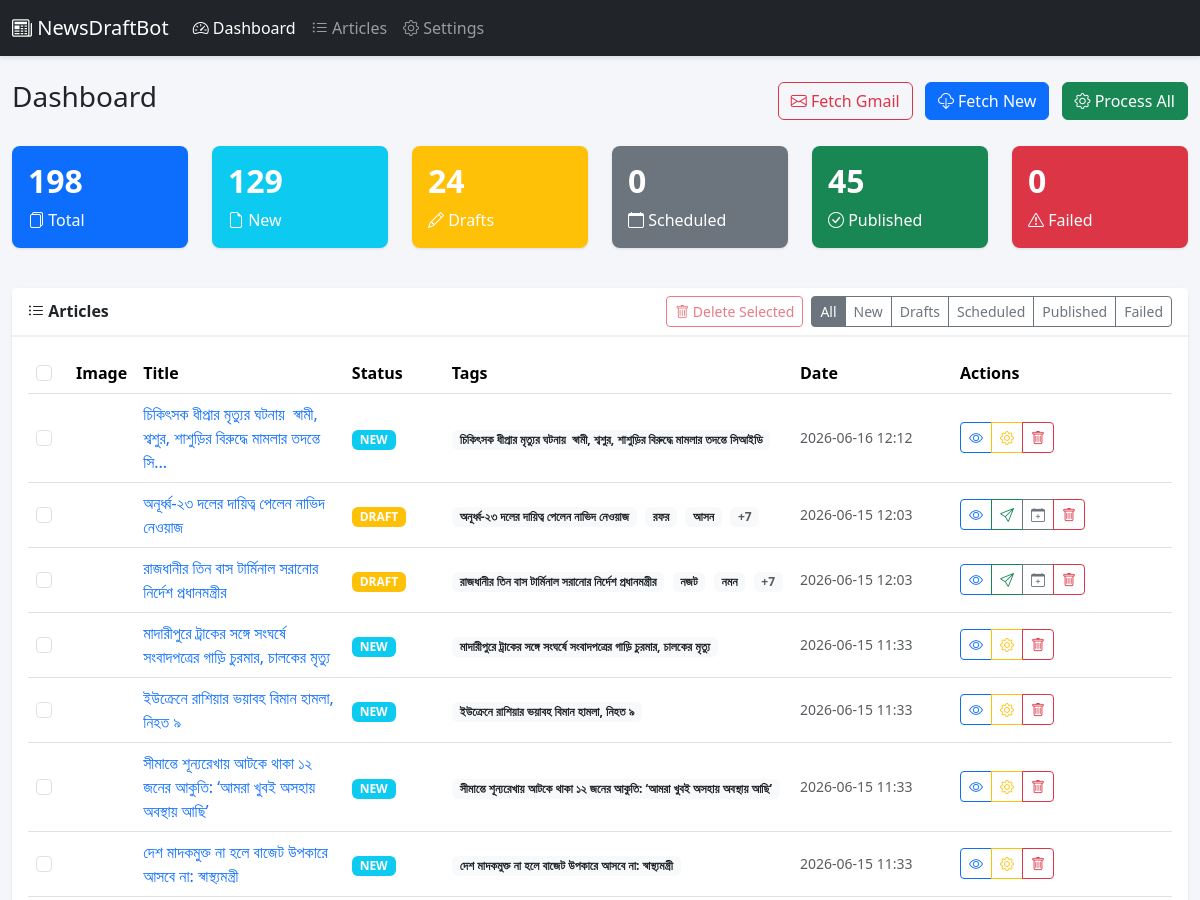
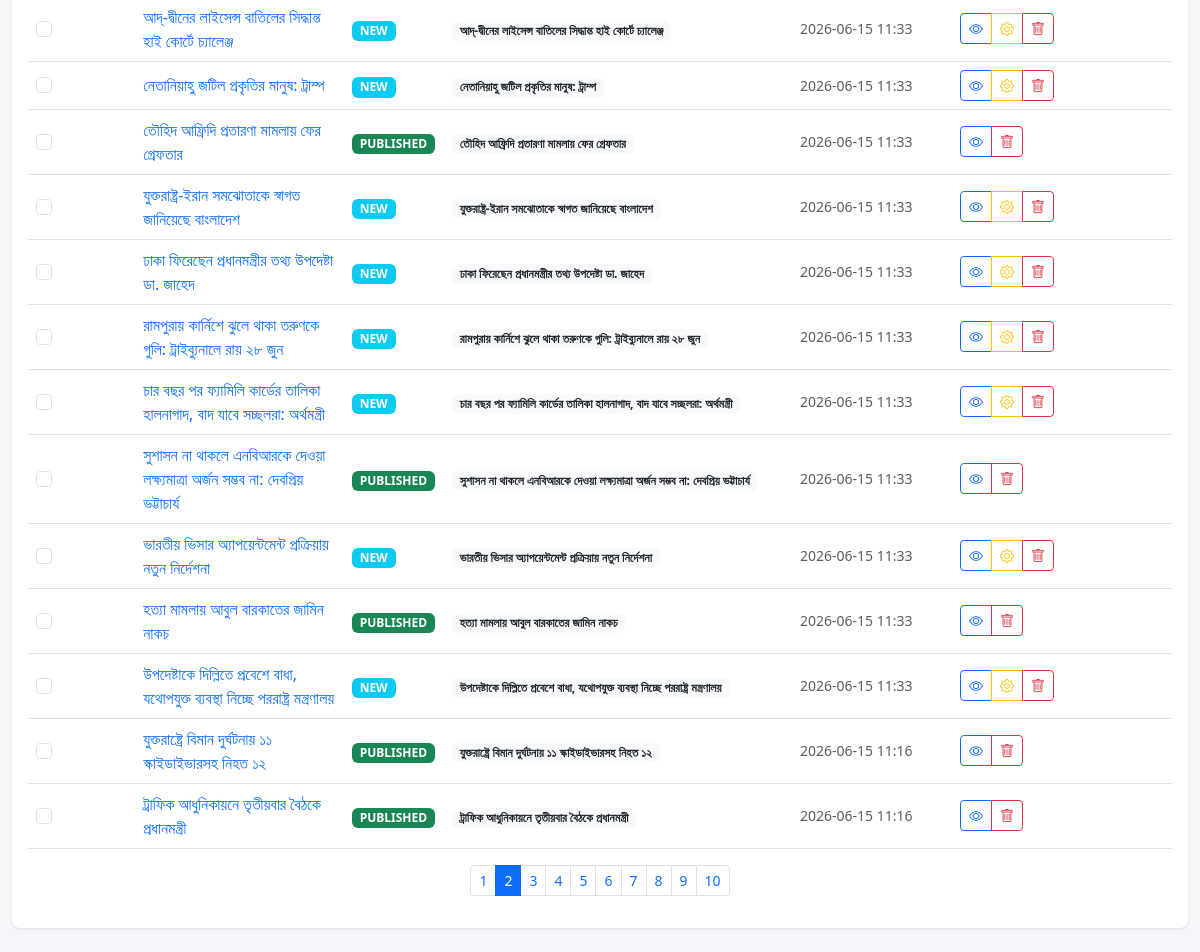
The page /articles?page=2 on the database its author committed (2 pictures, top to bottom).
### database.py (models this page shows, shortened)
class Article(db.Model):
    __tablename__ = "articles"
    id = db.Column(db.Integer, primary_key=True)
    title = db.Column(db.String(500), nullable=False)
    slug = db.Column(db.String(500), nullable=True)
    source_url = db.Column(db.String(1000), unique=True, nullable=False)
    content = db.Column(db.Text, nullable=True)
    excerpt = db.Column(db.Text, nullable=True)
    tags = db.Column(JSON, nullable=True)
    categories = db.Column(JSON, nullable=True)
    featured_image = db.Column(db.String(1000), nullable=True)
    reporter = db.Column(db.String(200), nullable=True)
    wordpress_post_id = db.Column(db.Integer, nullable=True)
    wordpress_featured_media_id = db.Column(db.Integer, nullable=True)
    wordpress_url = db.Column(db.String(1000), nullable=True)
    wordpress_author_id = db.Column(db.Integer, nullable=True)
    wordpress_category_ids = db.Column(JSON, nullable=True)
    wordpress_tag_ids = db.Column(JSON, nullable=True)
    share_count = db.Column(db.Integer, default=0)
    images = db.Column(JSON, nullable=True)  # Store list of image URLs/paths
    status = db.Column(
        db.String(20),
        nullable=False,
        default="NEW",
        index=True,
    )
    scheduled_time = db.Column(db.DateTime, nullable=True)
    created_at = db.Column(db.DateTime, default=lambda: datetime.now(timezone.utc))
    updated_at = db.Column(
        db.DateTime,
        default=lambda: datetime.now(timezone.utc),
        onupdate=lambda: datetime.now(timezone.utc),
    )

### app.py (the view)
@app.route("/articles")
def article_list():
    status = request.args.get("status", "")
    page = request.args.get("page", 1, type=int)
    per_page = 20
    query = Article.query.order_by(Article.created_at.desc())
    if status:
        query = query.filter_by(status=status.upper())
    pagination = query.paginate(page=page, per_page=per_page, error_out=False)
    return render_template(
        "dashboard.html",
        stats=get_stats(),
        articles=pagination.items,
        pagination=pagination,
        active_filter=status,
        show_all=True,
    )

### app.py (called while the page is built)
@app.template_filter("dt")
def format_datetime(value, fmt="%Y-%m-%d %H:%M"):
    if value is None:
        return ""
    if isinstance(value, str):
        return value[: len(fmt)]
    return value.strftime(fmt)

def get_stats():
    total = Article.query.count()
    drafts = Article.query.filter_by(status="DRAFT").count()
    scheduled = Article.query.filter_by(status="SCHEDULED").count()
    published = Article.query.filter_by(status="PUBLISHED").count()
    failed = Article.query.filter_by(status="FAILED").count()
    new_count = Article.query.filter_by(status="NEW").count()
    return {
        "total": total,
        "drafts": drafts,
        "scheduled": scheduled,
        "published": published,
        "failed": failed,
        "new": new_count,
    }

### templates/dashboard.html (shortened to what this page needs)
<!DOCTYPE html>
<html lang="en">
<head>
    <link href="https://cdn.jsdelivr.net/npm/bootstrap@5.3.2/dist/css/bootstrap.min.css" rel="stylesheet">
    <link href="https://cdn.jsdelivr.net/npm/bootstrap-icons@1.11.1/font/bootstrap-icons.css" rel="stylesheet">
    <link href="{{ url_for('static', filename='css/style.css') }}" rel="stylesheet">
</head>
<body>
    <nav class="navbar navbar-expand-lg navbar-dark bg-dark">
        <div class="container-fluid">
            <a class="navbar-brand" href="/">
                <i class="bi bi-newspaper"></i> NewsDraftBot
            </a>
            <div class="collapse navbar-collapse" id="navbarNav">
                <ul class="navbar-nav">
                    <li class="nav-item">
                        <a class="nav-link active" href="/"><i class="bi bi-speedometer2"></i> Dashboard</a>
                    </li>
                    <li class="nav-item">
                        <a class="nav-link" href="/articles"><i class="bi bi-list-ul"></i> Articles</a>
                    </li>
                    <li class="nav-item">
                        <a class="nav-link" href="/settings"><i class="bi bi-gear"></i> Settings</a>
                    </li>
                </ul>
            </div>
        </div>
    </nav>
    <div class="container-fluid py-4">
        <div class="d-flex justify-content-between align-items-center mb-4">
            <h1 class="h3">Dashboard</h1>
            <div>
                <button class="btn btn-outline-danger me-2" onclick="fetchGmailNews()">
                    <i class="bi bi-envelope"></i> Fetch Gmail
                </button>
                <button class="btn btn-primary me-2" onclick="fetchArticles()">
                    <i class="bi bi-cloud-download"></i> Fetch New
                </button>
                <button class="btn btn-success" onclick="processAll()">
                    <i class="bi bi-gear"></i> Process All
                </button>
            </div>
        </div>
        <div class="row mb-4" id="stats-cards">
            <div class="col-md-2 col-6 mb-3">
                <div class="card text-white bg-primary">
                    <div class="card-body">
                        <h5 class="card-title display-6">{{ stats.total }}</h5>
                        <p class="card-text"><i class="bi bi-files"></i> Total</p>
                    </div>
                </div>
            </div>
            <div class="col-md-2 col-6 mb-3">
                <div class="card text-white bg-info">
                    <div class="card-body">
                        <h5 class="card-title display-6">{{ stats.new }}</h5>
                        <p class="card-text"><i class="bi bi-file-earmark"></i> New</p>
                    </div>
                </div>
            </div>
            <div class="col-md-2 col-6 mb-3">
                <div class="card text-white bg-warning">
                    <div class="card-body">
                        <h5 class="card-title display-6">{{ stats.drafts }}</h5>
                        <p class="card-text"><i class="bi bi-pencil"></i> Drafts</p>
                    </div>
                </div>
            </div>
            <div class="col-md-2 col-6 mb-3">
                <div class="card text-white bg-secondary">
                    <div class="card-body">
                        <h5 class="card-title display-6">{{ stats.scheduled }}</h5>
                        <p class="card-text"><i class="bi bi-calendar"></i> Scheduled</p>
                    </div>
                </div>
            </div>
            <div class="col-md-2 col-6 mb-3">
                <div class="card text-white bg-success">
                    <div class="card-body">
                        <h5 class="card-title display-6">{{ stats.published }}</h5>
                        <p class="card-text"><i class="bi bi-check-circle"></i> Published</p>
                    </div>
                </div>
            </div>
            <div class="col-md-2 col-6 mb-3">
                <div class="card text-white bg-danger">
                    <div class="card-body">
                        <h5 class="card-title display-6">{{ stats.failed }}</h5>
                        <p class="card-text"><i class="bi bi-exclamation-triangle"></i> Failed</p>
                    </div>
                </div>
            </div>
        </div>
            <div class="card">
            <div class="card-header d-flex justify-content-between align-items-center flex-wrap gap-2">
                <span><i class="bi bi-list-ul"></i> Articles</span>
                <div class="d-flex align-items-center gap-2">
                    <button class="btn btn-sm btn-outline-danger" id="deleteSelectedBtn" disabled onclick="deleteSelected()">
                        <i class="bi bi-trash"></i> Delete Selected
                    </button>
                    <div class="btn-group btn-group-sm">
                        <a href="/articles" class="btn btn-outline-secondary {% if not active_filter %}active{% endif %}">All</a>
                        <a href="/articles?status=NEW" class="btn btn-outline-secondary {% if active_filter == 'NEW' %}active{% endif %}">New</a>
                        <a href="/articles?status=DRAFT" class="btn btn-outline-secondary {% if active_filter == 'DRAFT' %}active{% endif %}">Drafts</a>
                        <a href="/articles?status=SCHEDULED" class="btn btn-outline-secondary {% if active_filter == 'SCHEDULED' %}active{% endif %}">Scheduled</a>
                        <a href="/articles?status=PUBLISHED" class="btn btn-outline-secondary {% if active_filter == 'PUBLISHED' %}active{% endif %}">Published</a>
                        <a href="/articles?status=FAILED" class="btn btn-outline-secondary {% if active_filter == 'FAILED' %}active{% endif %}">Failed</a>
                    </div>
                </div>
            </div>
            <div class="card-body">
                <div class="table-responsive">
                    <table class="table table-hover" id="articlesTable">
                        <thead>
                            <tr>
                                <th style="width: 40px">
                                    <input type="checkbox" class="form-check-input" id="selectAll" onchange="toggleSelectAll()">
                                </th>
                                <th style="width: 60px">Image</th>
                                <th>Title</th>
                                <th style="width: 100px">Status</th>
                                <th style="width: 100px">Tags</th>
                                <th style="width: 160px">Date</th>
                                <th style="width: 220px">Actions</th>
                            </tr>
                        </thead>
                        <tbody>
                            {% for article in articles %}
                            <tr data-id="{{ article.id }}">
                                <td>
                                    <input type="checkbox" class="form-check-input article-checkbox" value="{{ article.id }}" onchange="updateDeleteBtn()">
                                </td>
                                <td>
                                </td>
                                <td>
                                    <a href="/articles/{{ article.id }}" class="text-decoration-none fw-medium">
                                        {{ article.title[:80] }}{% if article.title|length > 80 %}...{% endif %}
                                    </a>
                                </td>
                                <td>
                                    {% set status_class = {
                                        'NEW': 'bg-info',
                                        'DRAFT': 'bg-warning',
                                        'SCHEDULED': 'bg-secondary',
                                        'PUBLISHED': 'bg-success',
                                        'FAILED': 'bg-danger'
                                    } %}
                                    <span class="badge {{ status_class.get(article.status, 'bg-secondary') }}">
                                        {{ article.status }}
                                    </span>
                                </td>
                                <td>
                                    {% if article.tags %}
                                    <div class="tags-cell">
                                        {% for tag in article.tags[:3] %}
                                        <span class="badge bg-light text-dark me-1">{{ tag }}</span>
                                        {% endfor %}
                                        {% if article.tags|length > 3 %}
                                        <span class="badge bg-light text-muted">+{{ article.tags|length - 3 }}</span>
                                        {% endif %}
                                    </div>
                                    {% endif %}
                                </td>
                                <td class="text-muted small">
                                    {% if article.scheduled_time %}
                                    <i class="bi bi-calendar-event"></i> {{ article.scheduled_time | dt }}
                                    {% elif article.created_at %}
                                    {{ article.created_at | dt }}
                                    {% endif %}
                                </td>
                                <td>
                                    <div class="btn-group btn-group-sm">
                                        <a href="/articles/{{ article.id }}" class="btn btn-outline-primary" title="View">
                                            <i class="bi bi-eye"></i>
                                        </a>
                                        {% if article.status == 'NEW' %}
                                        <button class="btn btn-outline-warning" onclick="processArticle({{ article.id }})" title="Process">
                                            <i class="bi bi-gear"></i>
                                        </button>
                                        {% endif %}
                                        {% if article.status == 'DRAFT' or article.status == 'SCHEDULED' %}
                                        <button class="btn btn-outline-success" onclick="publishArticle({{ article.id }})" title="Publish Now">
                                            <i class="bi bi-send"></i>
                                        </button>
                                        <button class="btn btn-outline-secondary" onclick="showSchedule({{ article.id }})" title="Schedule">
                                            <i class="bi bi-calendar-plus"></i>
                                        </button>
                                        {% endif %}
                                        <button class="btn btn-outline-danger" onclick="deleteArticle({{ article.id }})" title="Delete">
                                            <i class="bi bi-trash"></i>
                                        </button>
                                    </div>
                                </td>
                            </tr>
                            {% endfor %}
                        </tbody>
                    </table>
                </div>
                {% if pagination and pagination.pages > 1 %}
                <nav>
                    <ul class="pagination pagination-sm justify-content-center">
                        {% for p in range(1, pagination.pages + 1) %}
                        <li class="page-item {% if p == pagination.page %}active{% endif %}">
                            <a class="page-link" href="/articles?page={{ p }}{% if active_filter %}&status={{ active_filter }}{% endif %}">{{ p }}</a>
                        </li>
                        {% endfor %}
                    </ul>
                </nav>
                {% endif %}
            </div>
        </div>
    </div>
    <div class="toast-container position-fixed bottom-0 end-0 p-3">
    </div>
</body>
</html>

### static/css/style.css (style rules this page uses)
body { background-color: #f5f6fa; min-height: 100vh; }
.navbar { box-shadow: 0 2px 4px rgba(0,0,0,.1); }
.card { border: none; box-shadow: 0 1px 3px rgba(0,0,0,.1); border-radius: 8px; }
.card-header { background-color: #fff; border-bottom: 2px solid #f0f0f0; font-weight: 600; }
.display-6 { font-size: 2rem; font-weight: 700; }
.tags-cell .badge { font-size: .75rem; }
.btn-group-sm .btn { padding: .25rem .5rem; }
.table > :not(caption) > * > * { vertical-align: middle; }
#stats-cards .card { transition: transform 0.2s; }

### rows shown on the page
Article: title "চিকিৎসক ধীপ্রার মৃত্যুর ঘটনায় স্বামী, শ্বশুর, শাশুড়ির বিরুদ্ধে মামলার তদন্তে সি", status "NEW", 3 "চিকিৎসক ধীপ্রার মৃত্যুর ঘটনায় স্বামী, শ্বশুর, শাশুড়ির বিরুদ্ধে মামলার তদন্তে সিআইডি", created_at|dt "2026-06-16 12:12"
Article: title "অনূর্ধ্ব-২৩ দলের দায়িত্ব পেলেন নাভিদ নেওয়াজ", status "DRAFT", 3 "অনূর্ধ্ব-২৩ দলের দায়িত্ব পেলেন নাভিদ নেওয়াজ" "রফর" "আসন", tags|length "7", created_at|dt "2026-06-15 12:03"
Article: title "রাজধানীর তিন বাস টার্মিনাল সরানোর নির্দেশ প্রধানমন্ত্রীর", status "DRAFT", 3 "রাজধানীর তিন বাস টার্মিনাল সরানোর নির্দেশ প্রধানমন্ত্রীর" "নজট" "নমন", tags|length "7", created_at|dt "2026-06-15 12:03"
Article: title "মাদারীপুরে ট্রাকের সঙ্গে সংঘর্ষে সংবাদপত্রের গাড়ি চুরমার, চালকের মৃত্যু", status "NEW", 3 "মাদারীপুরে ট্রাকের সঙ্গে সংঘর্ষে সংবাদপত্রের গাড়ি চুরমার, চালকের মৃত্যু", created_at|dt "2026-06-15 11:33"
Article: title "ইউক্রেনে রাশিয়ার ভয়াবহ বিমান হামলা, নিহত ৯", status "NEW", 3 "ইউক্রেনে রাশিয়ার ভয়াবহ বিমান হামলা, নিহত ৯", created_at|dt "2026-06-15 11:33"
Article: title "সীমান্তে শূন্যরেখায় আটকে থাকা ১২ জনের আকুতি: ‘আমরা খুবই অসহায় অবস্থায় আছি’", status "NEW", 3 "সীমান্তে শূন্যরেখায় আটকে থাকা ১২ জনের আকুতি: ‘আমরা খুবই অসহায় অবস্থায় আছি’", created_at|dt "2026-06-15 11:33"
Article: title "দেশ মাদকমুক্ত না হলে বাজেট উপকারে আসবে না: স্বাস্থ্যমন্ত্রী", status "NEW", 3 "দেশ মাদকমুক্ত না হলে বাজেট উপকারে আসবে না: স্বাস্থ্যমন্ত্রী", created_at|dt "2026-06-15 11:33"
Article: title "আদ্-দ্বীনের লাইসেন্স বাতিলের সিদ্ধান্ত হাই কোর্টে চ্যালেঞ্জ", status "NEW", 3 "আদ্-দ্বীনের লাইসেন্স বাতিলের সিদ্ধান্ত হাই কোর্টে চ্যালেঞ্জ", created_at|dt "2026-06-15 11:33"
Article: title "নেতানিয়াহু জটিল প্রকৃতির মানুষ: ট্রাম্প", status "NEW", 3 "নেতানিয়াহু জটিল প্রকৃতির মানুষ: ট্রাম্প", created_at|dt "2026-06-15 11:33"
Article: title "তৌহিদ আফ্রিদি প্রতারণা মামলায় ফের গ্রেফতার", status "PUBLISHED", 3 "তৌহিদ আফ্রিদি প্রতারণা মামলায় ফের গ্রেফতার", created_at|dt "2026-06-15 11:33"
Article: title "যুক্তরাষ্ট্র-ইরান সমঝোতাকে স্বাগত জানিয়েছে বাংলাদেশ", status "NEW", 3 "যুক্তরাষ্ট্র-ইরান সমঝোতাকে স্বাগত জানিয়েছে বাংলাদেশ", created_at|dt "2026-06-15 11:33"
Article: title "ঢাকা ফিরেছেন প্রধানমন্ত্রীর তথ্য উপদেষ্টা ডা. জাহেদ", status "NEW", 3 "ঢাকা ফিরেছেন প্রধানমন্ত্রীর তথ্য উপদেষ্টা ডা. জাহেদ", created_at|dt "2026-06-15 11:33"
Article: title "রামপুরায় কার্নিশে ঝুলে থাকা তরুণকে গুলি: ট্রাইব্যুনালে রায় ২৮ জুন", status "NEW", 3 "রামপুরায় কার্নিশে ঝুলে থাকা তরুণকে গুলি: ট্রাইব্যুনালে রায় ২৮ জুন", created_at|dt "2026-06-15 11:33"
Article: title "চার বছর পর ফ্যামিলি কার্ডের তালিকা হালনাগাদ, বাদ যাবে সচ্ছলরা: অর্থমন্ত্রী", status "NEW", 3 "চার বছর পর ফ্যামিলি কার্ডের তালিকা হালনাগাদ, বাদ যাবে সচ্ছলরা: অর্থমন্ত্রী", created_at|dt "2026-06-15 11:33"
Article: title "সুশাসন না থাকলে এনবিআরকে দেওয়া লক্ষ্যমাত্রা অর্জন সম্ভব না: দেবপ্রিয় ভট্টাচার্য", status "PUBLISHED", 3 "সুশাসন না থাকলে এনবিআরকে দেওয়া লক্ষ্যমাত্রা অর্জন সম্ভব না: দেবপ্রিয় ভট্টাচার্য", created_at|dt "2026-06-15 11:33"
Article: title "ভারতীয় ভিসার অ্যাপয়েন্টমেন্ট প্রক্রিয়ায় নতুন নির্দেশনা", status "NEW", 3 "ভারতীয় ভিসার অ্যাপয়েন্টমেন্ট প্রক্রিয়ায় নতুন নির্দেশনা", created_at|dt "2026-06-15 11:33"
Article: title "হত্যা মামলায় আবুল বারকাতের জামিন নাকচ", status "PUBLISHED", 3 "হত্যা মামলায় আবুল বারকাতের জামিন নাকচ", created_at|dt "2026-06-15 11:33"
Article: title "উপদেষ্টাকে দিল্লিতে প্রবেশে বাধা, যথোপযুক্ত ব্যবস্থা নিচ্ছে পররাষ্ট্র মন্ত্রণালয়", status "NEW", 3 "উপদেষ্টাকে দিল্লিতে প্রবেশে বাধা, যথোপযুক্ত ব্যবস্থা নিচ্ছে পররাষ্ট্র মন্ত্রণালয়", created_at|dt "2026-06-15 11:33"
Article: title "যুক্তরাষ্ট্রে বিমান দুর্ঘটনায় ১১ স্কাইডাইভারসহ নিহত ১২", status "PUBLISHED", 3 "যুক্তরাষ্ট্রে বিমান দুর্ঘটনায় ১১ স্কাইডাইভারসহ নিহত ১২", created_at|dt "2026-06-15 11:16"
Article: title "ট্রাফিক আধুনিকায়নে তৃতীয়বার বৈঠকে প্রধানমন্ত্রী", status "PUBLISHED", 3 "ট্রাফিক আধুনিকায়নে তৃতীয়বার বৈঠকে প্রধানমন্ত্রী", created_at|dt "2026-06-15 11:16"

### other values the page prints
{{ stats.total }} "198"
{{ stats.new }} "129"
{{ stats.drafts }} "24"
{{ stats.scheduled }} "0"
{{ stats.published }} "45"
{{ stats.failed }} "0"
{{ p }} "1" "2" "3" "4" "5" "6" "7" "8" "9" "10"
